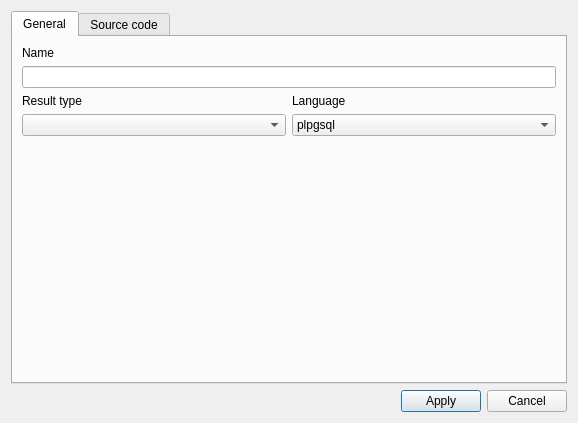
<?xml version="1.0" encoding="UTF-8"?>
<ui version="4.0">
 <class>ProcedureEditForm</class>
 <widget class="QDialog" name="ProcedureEditForm">
  <property name="geometry">
   <rect>
    <x>0</x>
    <y>0</y>
    <width>578</width>
    <height>423</height>
   </rect>
  </property>
  <property name="windowTitle">
   <string>Procedure</string>
  </property>
  <layout class="QVBoxLayout" name="verticalLayout">
   <item>
    <widget class="QTabWidget" name="tabWidget">
     <property name="currentIndex">
      <number>0</number>
     </property>
     <widget class="QWidget" name="tabGeneral">
      <attribute name="title">
       <string>General</string>
      </attribute>
      <layout class="QVBoxLayout" name="verticalLayout_6">
       <item>
        <layout class="QVBoxLayout" name="verticalLayout_2">
         <item>
          <widget class="QLabel" name="lblName">
           <property name="text">
            <string>Name</string>
           </property>
          </widget>
         </item>
         <item>
          <widget class="QLineEdit" name="edtName"/>
         </item>
        </layout>
       </item>
       <item>
        <layout class="QHBoxLayout" name="horizontalLayout_2">
         <item>
          <layout class="QVBoxLayout" name="verticalLayout_4">
           <item>
            <widget class="QLabel" name="lblResultType">
             <property name="text">
              <string>Result type</string>
             </property>
            </widget>
           </item>
           <item>
            <widget class="QComboBox" name="cmbResultType"/>
           </item>
          </layout>
         </item>
         <item>
          <layout class="QVBoxLayout" name="verticalLayout_5">
           <item>
            <widget class="QLabel" name="lblLanguage">
             <property name="text">
              <string>Language</string>
             </property>
            </widget>
           </item>
           <item>
            <widget class="QComboBox" name="cmbLanguage">
             <item>
              <property name="text">
               <string>plpgsql</string>
              </property>
             </item>
             <item>
              <property name="text">
               <string>sql</string>
              </property>
             </item>
             <item>
              <property name="text">
               <string>c</string>
              </property>
             </item>
             <item>
              <property name="text">
               <string>internal</string>
              </property>
             </item>
            </widget>
           </item>
          </layout>
         </item>
        </layout>
       </item>
       <item>
        <spacer name="verticalSpacer">
         <property name="orientation">
          <enum>Qt::Vertical</enum>
         </property>
         <property name="sizeHint" stdset="0">
          <size>
           <width>20</width>
           <height>279</height>
          </size>
         </property>
        </spacer>
       </item>
      </layout>
     </widget>
     <widget class="QWidget" name="tabSource">
      <attribute name="title">
       <string>Source code</string>
      </attribute>
      <layout class="QVBoxLayout" name="verticalLayout_3">
       <item>
        <widget class="QPlainTextEdit" name="edtSourceCode"/>
       </item>
      </layout>
     </widget>
    </widget>
   </item>
   <item>
    <layout class="QHBoxLayout" name="horizontalLayout">
     <item>
      <spacer name="horizontalSpacer">
       <property name="orientation">
        <enum>Qt::Horizontal</enum>
       </property>
       <property name="sizeHint" stdset="0">
        <size>
         <width>40</width>
         <height>20</height>
        </size>
       </property>
      </spacer>
     </item>
     <item>
      <widget class="QPushButton" name="btnApply">
       <property name="text">
        <string>Apply</string>
       </property>
      </widget>
     </item>
     <item>
      <widget class="QPushButton" name="btnCancel">
       <property name="text">
        <string>Cancel</string>
       </property>
      </widget>
     </item>
    </layout>
   </item>
  </layout>
 </widget>
 <resources/>
 <connections/>
</ui>
